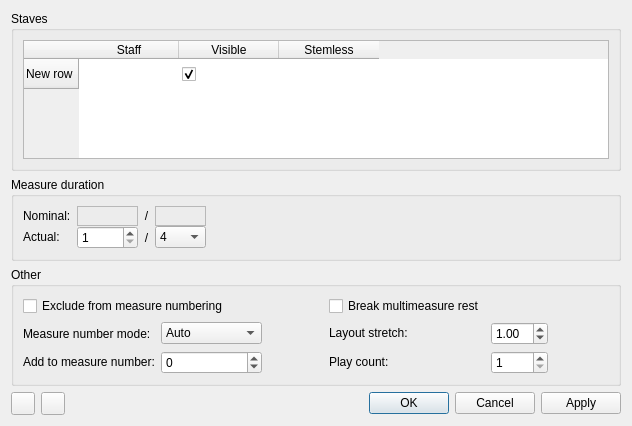
<?xml version="1.0" encoding="UTF-8"?>
<ui version="4.0">
 <class>MeasurePropertiesBase</class>
 <widget class="QDialog" name="MeasurePropertiesBase">
  <property name="windowModality">
   <enum>Qt::NonModal</enum>
  </property>
  <property name="geometry">
   <rect>
    <x>0</x>
    <y>0</y>
    <width>632</width>
    <height>426</height>
   </rect>
  </property>
  <property name="windowTitle">
   <string>Measure properties</string>
  </property>
  <layout class="QVBoxLayout" name="verticalLayout_3">
   <item>
    <layout class="QHBoxLayout" name="horizontalLayout">
     <item>
      <layout class="QVBoxLayout" name="verticalLayout_2">
       <item>
        <widget class="QGroupBox" name="groupBox_3">
         <property name="title">
          <string>Staves</string>
         </property>
         <layout class="QVBoxLayout" name="verticalLayout">
          <item>
           <widget class="QTableWidget" name="staves">
            <property name="editTriggers">
             <set>QAbstractItemView::NoEditTriggers</set>
            </property>
            <property name="alternatingRowColors">
             <bool>true</bool>
            </property>
            <property name="selectionMode">
             <enum>QAbstractItemView::NoSelection</enum>
            </property>
            <property name="selectionBehavior">
             <enum>QAbstractItemView::SelectRows</enum>
            </property>
            <property name="showGrid">
             <bool>false</bool>
            </property>
            <property name="cornerButtonEnabled">
             <bool>false</bool>
            </property>
            <row>
             <property name="text">
              <string>New row</string>
             </property>
            </row>
            <column>
             <property name="text">
              <string>Staff</string>
             </property>
            </column>
            <column>
             <property name="text">
              <string>Visible</string>
             </property>
            </column>
            <column>
             <property name="text">
              <string>Stemless</string>
             </property>
            </column>
            <item row="0" column="0">
             <property name="checkState">
              <enum>Unchecked</enum>
             </property>
             <property name="flags">
              <set>ItemIsSelectable|ItemIsEnabled</set>
             </property>
            </item>
            <item row="0" column="1">
             <property name="checkState">
              <enum>Checked</enum>
             </property>
            </item>
            <item row="0" column="2">
             <property name="checkState">
              <enum>Unchecked</enum>
             </property>
            </item>
           </widget>
          </item>
         </layout>
        </widget>
       </item>
       <item>
        <widget class="QGroupBox" name="groupBox">
         <property name="title">
          <string>Measure duration</string>
         </property>
         <layout class="QGridLayout">
          <property name="verticalSpacing">
           <number>0</number>
          </property>
          <item row="0" column="0">
           <widget class="QLabel" name="label">
            <property name="sizePolicy">
             <sizepolicy hsizetype="Preferred" vsizetype="Fixed">
              <horstretch>0</horstretch>
              <verstretch>0</verstretch>
             </sizepolicy>
            </property>
            <property name="text">
             <string>Nominal:</string>
            </property>
           </widget>
          </item>
          <item row="0" column="3">
           <widget class="QLabel" name="label_3">
            <property name="text">
             <string notr="true">/</string>
            </property>
            <property name="alignment">
             <set>Qt::AlignCenter</set>
            </property>
           </widget>
          </item>
          <item row="1" column="0">
           <widget class="QLabel" name="label_2">
            <property name="sizePolicy">
             <sizepolicy hsizetype="Preferred" vsizetype="Fixed">
              <horstretch>0</horstretch>
              <verstretch>0</verstretch>
             </sizepolicy>
            </property>
            <property name="text">
             <string>Actual:</string>
            </property>
            <property name="buddy">
             <cstring>actualZ</cstring>
            </property>
           </widget>
          </item>
          <item row="1" column="1" colspan="2">
           <widget class="QSpinBox" name="actualZ">
            <property name="minimum">
             <number>1</number>
            </property>
            <property name="maximum">
             <number>10000</number>
            </property>
           </widget>
          </item>
          <item row="1" column="3">
           <widget class="QLabel" name="label_4">
            <property name="text">
             <string notr="true">/</string>
            </property>
            <property name="alignment">
             <set>Qt::AlignCenter</set>
            </property>
            <property name="buddy">
             <cstring>actualN</cstring>
            </property>
           </widget>
          </item>
          <item row="0" column="6">
           <spacer>
            <property name="orientation">
             <enum>Qt::Horizontal</enum>
            </property>
            <property name="sizeHint" stdset="0">
             <size>
              <width>40</width>
              <height>20</height>
             </size>
            </property>
           </spacer>
          </item>
          <item row="1" column="4" colspan="2">
           <widget class="QComboBox" name="actualN">
            <property name="currentIndex">
             <number>2</number>
            </property>
            <item>
             <property name="text">
              <string>1</string>
             </property>
            </item>
            <item>
             <property name="text">
              <string>2</string>
             </property>
            </item>
            <item>
             <property name="text">
              <string>4</string>
             </property>
            </item>
            <item>
             <property name="text">
              <string>8</string>
             </property>
            </item>
            <item>
             <property name="text">
              <string>16</string>
             </property>
            </item>
            <item>
             <property name="text">
              <string>32</string>
             </property>
            </item>
            <item>
             <property name="text">
              <string>64</string>
             </property>
            </item>
            <item>
             <property name="text">
              <string>128</string>
             </property>
            </item>
           </widget>
          </item>
          <item row="0" column="4" colspan="2">
           <widget class="QLabel" name="nominalN">
            <property name="autoFillBackground">
             <bool>false</bool>
            </property>
            <property name="frameShape">
             <enum>QFrame::StyledPanel</enum>
            </property>
            <property name="frameShadow">
             <enum>QFrame::Sunken</enum>
            </property>
           </widget>
          </item>
          <item row="0" column="1" colspan="2">
           <widget class="QLabel" name="nominalZ">
            <property name="autoFillBackground">
             <bool>false</bool>
            </property>
            <property name="frameShape">
             <enum>QFrame::StyledPanel</enum>
            </property>
            <property name="frameShadow">
             <enum>QFrame::Sunken</enum>
            </property>
            <property name="text">
             <string notr="true"/>
            </property>
           </widget>
          </item>
         </layout>
        </widget>
       </item>
       <item>
        <widget class="QGroupBox" name="groupBox_2">
         <property name="sizePolicy">
          <sizepolicy hsizetype="Preferred" vsizetype="Expanding">
           <horstretch>0</horstretch>
           <verstretch>0</verstretch>
          </sizepolicy>
         </property>
         <property name="minimumSize">
          <size>
           <width>0</width>
           <height>0</height>
          </size>
         </property>
         <property name="title">
          <string>Other</string>
         </property>
         <layout class="QGridLayout" name="gridLayout1">
          <property name="horizontalSpacing">
           <number>6</number>
          </property>
          <item row="0" column="0" colspan="2">
           <widget class="QCheckBox" name="excludeFromNumbering">
            <property name="toolTip">
             <string>Do not count</string>
            </property>
            <property name="text">
             <string>Exclude from measure numbering</string>
            </property>
           </widget>
          </item>
          <item row="0" column="3">
           <widget class="QCheckBox" name="breakMultiMeasureRest">
            <property name="text">
             <string>Break multimeasure rest</string>
            </property>
           </widget>
          </item>
          <item row="2" column="3">
           <widget class="QLabel" name="labelCount">
            <property name="sizePolicy">
             <sizepolicy hsizetype="Preferred" vsizetype="Fixed">
              <horstretch>0</horstretch>
              <verstretch>0</verstretch>
             </sizepolicy>
            </property>
            <property name="text">
             <string>Play count:</string>
            </property>
            <property name="buddy">
             <cstring>count</cstring>
            </property>
           </widget>
          </item>
          <item row="2" column="4">
           <widget class="QSpinBox" name="count">
            <property name="sizePolicy">
             <sizepolicy hsizetype="Preferred" vsizetype="Fixed">
              <horstretch>0</horstretch>
              <verstretch>0</verstretch>
             </sizepolicy>
            </property>
            <property name="minimum">
             <number>1</number>
            </property>
            <property name="maximum">
             <number>9999</number>
            </property>
           </widget>
          </item>
          <item row="1" column="2">
           <spacer name="horizontalSpacer">
            <property name="orientation">
             <enum>Qt::Horizontal</enum>
            </property>
            <property name="sizeHint" stdset="0">
             <size>
              <width>40</width>
              <height>20</height>
             </size>
            </property>
           </spacer>
          </item>
          <item row="1" column="3">
           <widget class="QLabel" name="label_8">
            <property name="sizePolicy">
             <sizepolicy hsizetype="Preferred" vsizetype="Fixed">
              <horstretch>0</horstretch>
              <verstretch>0</verstretch>
             </sizepolicy>
            </property>
            <property name="toolTip">
             <string>Layout stretch factor</string>
            </property>
            <property name="text">
             <string>Layout stretch:</string>
            </property>
            <property name="buddy">
             <cstring>layoutStretch</cstring>
            </property>
           </widget>
          </item>
          <item row="1" column="4">
           <widget class="QDoubleSpinBox" name="layoutStretch">
            <property name="sizePolicy">
             <sizepolicy hsizetype="Preferred" vsizetype="Fixed">
              <horstretch>0</horstretch>
              <verstretch>0</verstretch>
             </sizepolicy>
            </property>
            <property name="minimum">
             <double>0.000000000000000</double>
            </property>
            <property name="singleStep">
             <double>0.100000000000000</double>
            </property>
            <property name="value">
             <double>1.000000000000000</double>
            </property>
           </widget>
          </item>
          <item row="2" column="0">
           <widget class="QLabel" name="label_7">
            <property name="sizePolicy">
             <sizepolicy hsizetype="Preferred" vsizetype="Fixed">
              <horstretch>0</horstretch>
              <verstretch>0</verstretch>
             </sizepolicy>
            </property>
            <property name="text">
             <string>Add to measure number:</string>
            </property>
            <property name="buddy">
             <cstring>measureNumberOffset</cstring>
            </property>
           </widget>
          </item>
          <item row="2" column="1">
           <widget class="QSpinBox" name="measureNumberOffset">
            <property name="sizePolicy">
             <sizepolicy hsizetype="Preferred" vsizetype="Fixed">
              <horstretch>0</horstretch>
              <verstretch>0</verstretch>
             </sizepolicy>
            </property>
            <property name="minimum">
             <number>-9999</number>
            </property>
            <property name="maximum">
             <number>9999</number>
            </property>
           </widget>
          </item>
          <item row="1" column="0">
           <widget class="QLabel" name="label_9">
            <property name="text">
             <string>Measure number mode:</string>
            </property>
            <property name="buddy">
             <cstring>measureNumberMode</cstring>
            </property>
           </widget>
          </item>
          <item row="1" column="1">
           <widget class="QComboBox" name="measureNumberMode">
            <item>
             <property name="text">
              <string>Auto</string>
             </property>
            </item>
            <item>
             <property name="text">
              <string>Always show</string>
             </property>
            </item>
            <item>
             <property name="text">
              <string>Always hide</string>
             </property>
            </item>
           </widget>
          </item>
          <item row="1" column="5">
           <spacer name="horizontalSpacer_2">
            <property name="orientation">
             <enum>Qt::Horizontal</enum>
            </property>
            <property name="sizeHint" stdset="0">
             <size>
              <width>40</width>
              <height>20</height>
             </size>
            </property>
           </spacer>
          </item>
         </layout>
        </widget>
       </item>
       <item>
        <layout class="QHBoxLayout" name="horizontalLayout_2">
         <property name="topMargin">
          <number>0</number>
         </property>
         <property name="bottomMargin">
          <number>0</number>
         </property>
         <item>
          <widget class="QToolButton" name="previousButton">
           <property name="sizePolicy">
            <sizepolicy hsizetype="Fixed" vsizetype="Preferred">
             <horstretch>0</horstretch>
             <verstretch>0</verstretch>
            </sizepolicy>
           </property>
           <property name="toolTip">
            <string>Apply and go to previous measure</string>
           </property>
           <property name="text">
            <string notr="true"/>
           </property>
          </widget>
         </item>
         <item>
          <widget class="QToolButton" name="nextButton">
           <property name="sizePolicy">
            <sizepolicy hsizetype="Fixed" vsizetype="Preferred">
             <horstretch>0</horstretch>
             <verstretch>0</verstretch>
            </sizepolicy>
           </property>
           <property name="toolTip">
            <string>Apply and go to next measure</string>
           </property>
           <property name="text">
            <string notr="true"/>
           </property>
          </widget>
         </item>
         <item>
          <widget class="QDialogButtonBox" name="buttonBox">
           <property name="orientation">
            <enum>Qt::Horizontal</enum>
           </property>
           <property name="standardButtons">
            <set>QDialogButtonBox::Apply|QDialogButtonBox::Cancel|QDialogButtonBox::Ok</set>
           </property>
          </widget>
         </item>
        </layout>
       </item>
      </layout>
     </item>
    </layout>
   </item>
  </layout>
 </widget>
 <tabstops>
  <tabstop>staves</tabstop>
  <tabstop>actualZ</tabstop>
  <tabstop>actualN</tabstop>
  <tabstop>excludeFromNumbering</tabstop>
  <tabstop>breakMultiMeasureRest</tabstop>
  <tabstop>measureNumberMode</tabstop>
  <tabstop>layoutStretch</tabstop>
  <tabstop>measureNumberOffset</tabstop>
  <tabstop>count</tabstop>
  <tabstop>previousButton</tabstop>
  <tabstop>nextButton</tabstop>
 </tabstops>
 <connections>
  <connection>
   <sender>buttonBox</sender>
   <signal>accepted()</signal>
   <receiver>MeasurePropertiesBase</receiver>
   <slot>accept()</slot>
   <hints>
    <hint type="sourcelabel">
     <x>248</x>
     <y>254</y>
    </hint>
    <hint type="destinationlabel">
     <x>157</x>
     <y>274</y>
    </hint>
   </hints>
  </connection>
  <connection>
   <sender>buttonBox</sender>
   <signal>rejected()</signal>
   <receiver>MeasurePropertiesBase</receiver>
   <slot>reject()</slot>
   <hints>
    <hint type="sourcelabel">
     <x>316</x>
     <y>260</y>
    </hint>
    <hint type="destinationlabel">
     <x>286</x>
     <y>274</y>
    </hint>
   </hints>
  </connection>
 </connections>
</ui>
